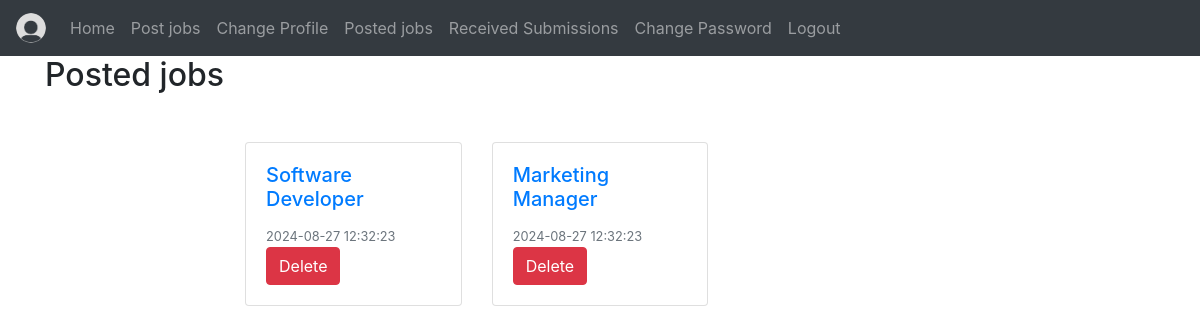
/jobs/posted-by-user (signed in), run on the app's committed database.
### website/models.py (models this page shows)
class Job(db.Model):
    id = db.Column(db.Integer, primary_key=True)
    job_name = db.Column(db.String(150) , nullable =False)
    job_payment = db.Column(db.Numeric(10, 2), nullable=False)
    job_description = db.Column(db.String(200) , nullable =False)
    job_details = db.Column(db.String(2000) )
    job_date = db.Column(db.DateTime(timezone=True), default=func.now() ,nullable =False)
    job_deadline = db.Column(db.DateTime(timezone=True), nullable =False )
    user_id = db.Column(db.Integer, db.ForeignKey('user.id') , nullable =False)
    applications = db.relationship('JobApplication' , backref = 'job')

### website/job_views.py (the view)
@job_views.route('/jobs/posted-by-user', methods=['GET'])
@login_required
def get_jobs_posted_by_user():
    if current_user.usertype == 'Freelancer' :
        return render_template_string('PageNotFound {{ errorCode }}', errorCode='404'), 404
    jobs = jobSystem.GetPostedJobs(current_user.id)
    return render_template('Jobs/posted_jobs.html' ,user=current_user ,jobs = jobs )

### website/job_system.py (called while the page is built)
    def GetPostedJobs(self , user_id : int) -> list[Job] :
        return Job.query.filter_by(user_id = user_id).all()

### website/templates/Jobs/posted_jobs.html (shortened to what this page needs)
{% extends "base.html" %}
{% block content %}
<h2> Posted jobs </h2>
<div class="container mt-5">
    <div class="row justify-content-center">
      <div class="col-md-8">
        <div class="row">
          {% for job in jobs %}
            <div class="col-md-4 mb-3">
              <div class="card">
                <div class="card-body">
                  <a href="{{ url_for('job_views.expand_job', job_id=job.id) }}">
                    <h5 class="card-title">{{ job.job_name }}</h5>
                    <p class="card-text"><small class="text-muted">{{ job.job_date }}</small></p>
                  </a>
                  <form action="{{ url_for('job_views.delete_job', job_id=job.id) }}" method="POST">
                    <button type="submit" class="btn btn-danger">Delete</button>
                  </form>
                </div>
              </div>
            </div>
          {% endfor %}
        </div>
      </div>
    </div>
  </div>
{% endblock %}

### data on the page
Job: job_name "Software Developer", job_date "2024-08-27 12:32:23"
Job: job_name "Marketing Manager", job_date "2024-08-27 12:32:23"
